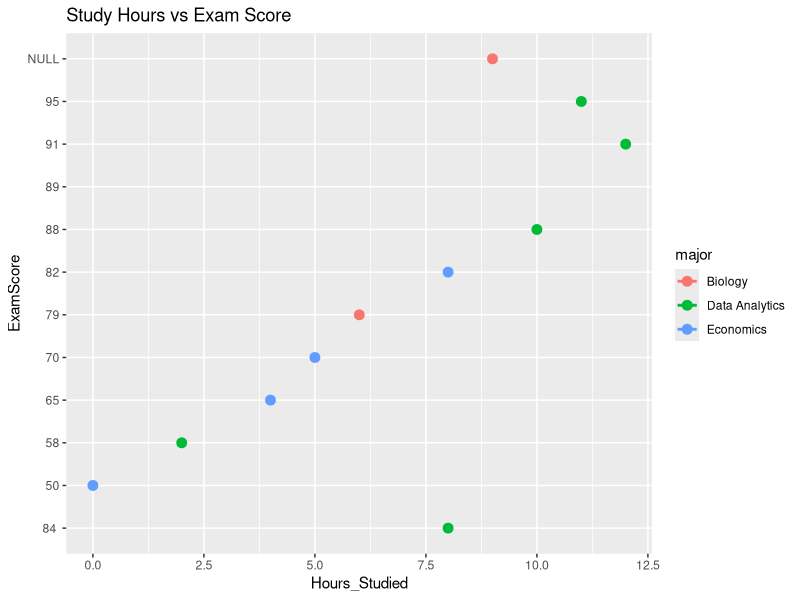

The R source for this figure: (Note: this script raises an error after producing the figure.)
# Intentionally messy script for teaching reproducibility + git conflicts
# You should NOT copy this style into real projects :-)

# my machine path
setwd("~/Desktop/DA 210/DA202-SP26-practice")  # <-- will fail for most people

# packages
install.packages("tidyverse")
install.packages("lubridate")
library(tidyverse) # may not be installed
library(lubridate)   # may not be installed

# read in the data from my machine
dat <- read.csv("survey_messy.csv")

# types are in the data; I think the data are clean
dat$date <- mdy(dat$date)  # may fail depending on date format

# random sampling
dat_small <- dat %>% sample_n(12)

# compute a summary
mean_score <- mean(dat_small$ExamScore)
cat("Mean exam score (sample):", mean_score, "\n")

# create a plot
p <- ggplot(dat_small, aes(x = Hours_Studied, y = ExamScore, color = major)) +
  geom_point(size = 3) +
  geom_smooth(method = "lm", se = FALSE) +
  ggtitle("Study Hours vs Exam Score")

ggsave("results/plot.png", p, width = 7, height = 5)  # results/ probably missing

# write output to my machine
write.csv(dat_small, "~/Downloads/cleaned_subset.csv", row.names = FALSE)

# "session info" to describe my setup
sessionInfo()

library(ggplot2)
